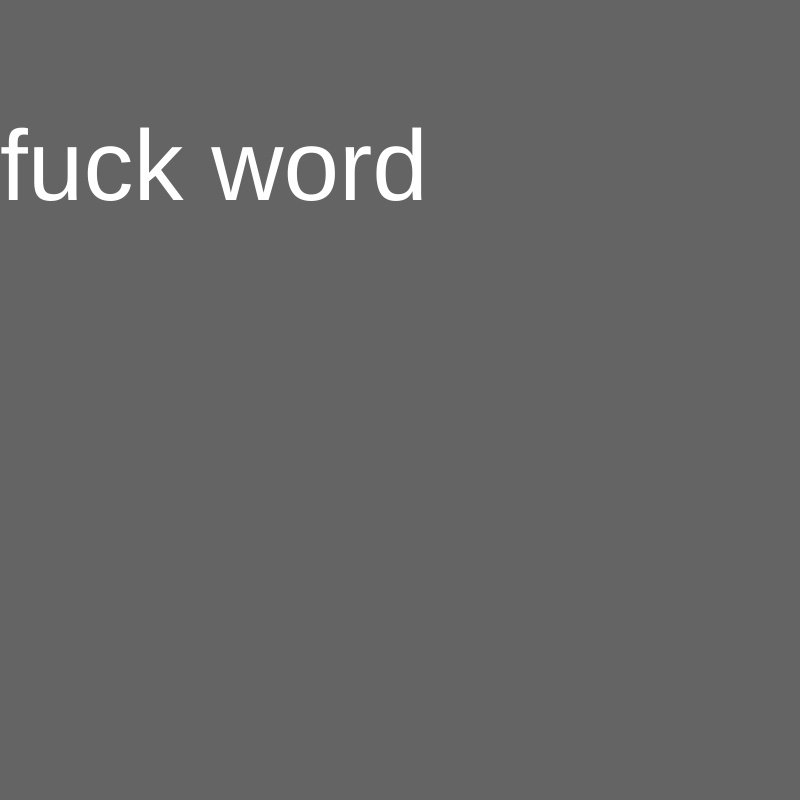
Frame 1 (no input)
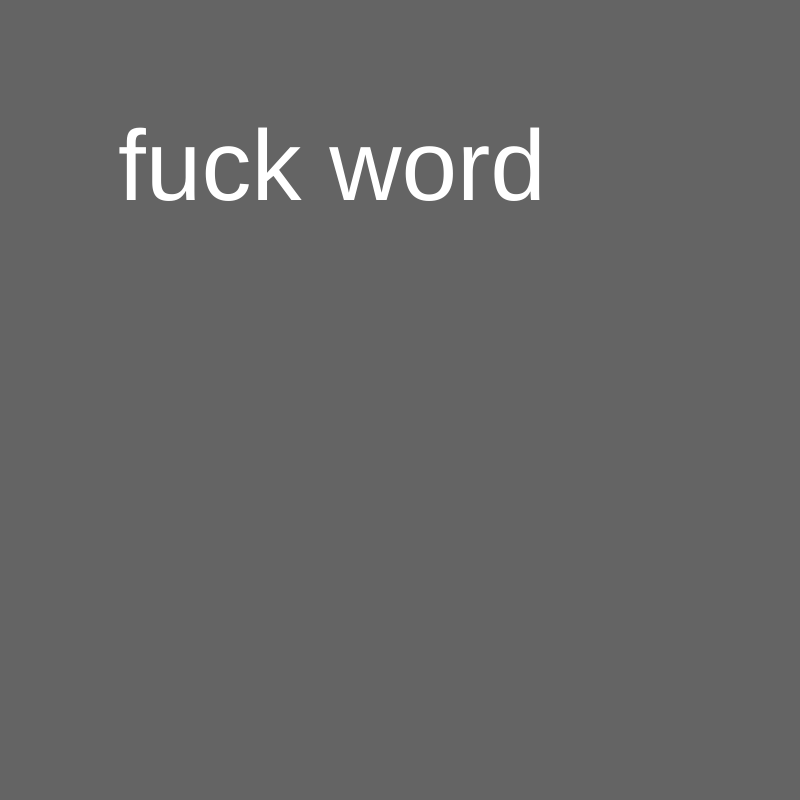
Frame 60 (no input)
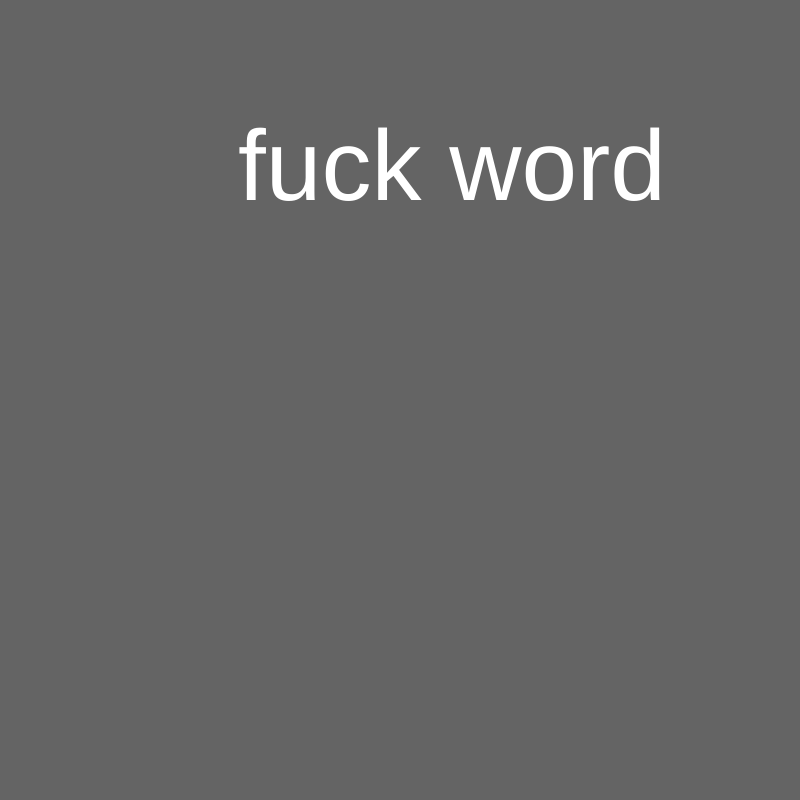
Frame 120 (the mouse pressed at the canvas centre since frame 60)

The p5.js sketch that drew these frames (run headless with seeded random() and noise() and a simulated clock; from frame 60 on, the mouse is pressed at the canvas centre):

// p5.js sketch
// ── sketch.js
var x=0;

function setup() {
  createCanvas(800,800);
}

function draw() {
  background(100);

  fill(255);
  textSize(100);
  text('fuck word', x, 200);
  x+=2;
  if (x>800){
    x=0;
  }
}
